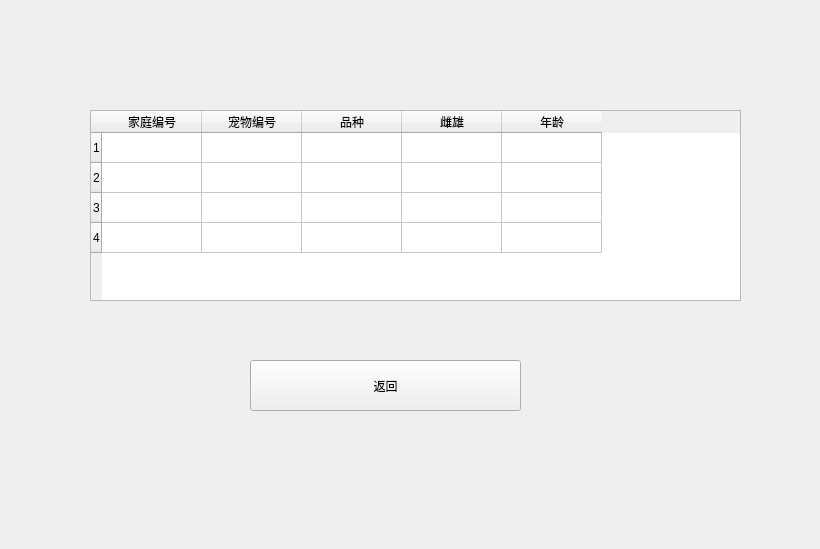
<?xml version="1.0" encoding="UTF-8"?>
<ui version="4.0">
 <class>MainWindow</class>
 <widget class="QMainWindow" name="MainWindow">
  <property name="geometry">
   <rect>
    <x>0</x>
    <y>0</y>
    <width>820</width>
    <height>549</height>
   </rect>
  </property>
  <property name="minimumSize">
   <size>
    <width>820</width>
    <height>549</height>
   </size>
  </property>
  <property name="maximumSize">
   <size>
    <width>820</width>
    <height>549</height>
   </size>
  </property>
  <property name="windowTitle">
   <string>user_宠物信息</string>
  </property>
  <property name="styleSheet">
   <string notr="true">#centralwidget{border-image: url(:/background/background1.jpg);}</string>
  </property>
  <widget class="QWidget" name="centralwidget">
   <widget class="QPushButton" name="pushButton">
    <property name="geometry">
     <rect>
      <x>250</x>
      <y>360</y>
      <width>271</width>
      <height>51</height>
     </rect>
    </property>
    <property name="styleSheet">
     <string notr="true">font: 18pt &quot;Arial&quot;;</string>
    </property>
    <property name="text">
     <string>返回</string>
    </property>
   </widget>
   <widget class="QTableWidget" name="tableWidget">
    <property name="geometry">
     <rect>
      <x>90</x>
      <y>110</y>
      <width>651</width>
      <height>191</height>
     </rect>
    </property>
    <row>
     <property name="text">
      <string>1</string>
     </property>
    </row>
    <row>
     <property name="text">
      <string>2</string>
     </property>
    </row>
    <row>
     <property name="text">
      <string>3</string>
     </property>
    </row>
    <row>
     <property name="text">
      <string>4</string>
     </property>
    </row>
    <column>
     <property name="text">
      <string>家庭编号</string>
     </property>
    </column>
    <column>
     <property name="text">
      <string>宠物编号</string>
     </property>
    </column>
    <column>
     <property name="text">
      <string>品种</string>
     </property>
    </column>
    <column>
     <property name="text">
      <string>雌雄</string>
     </property>
    </column>
    <column>
     <property name="text">
      <string>年龄</string>
     </property>
    </column>
   </widget>
  </widget>
 </widget>
 <resources>
  <include location="image/user_pet.qrc"/>
 </resources>
 <connections/>
</ui>
